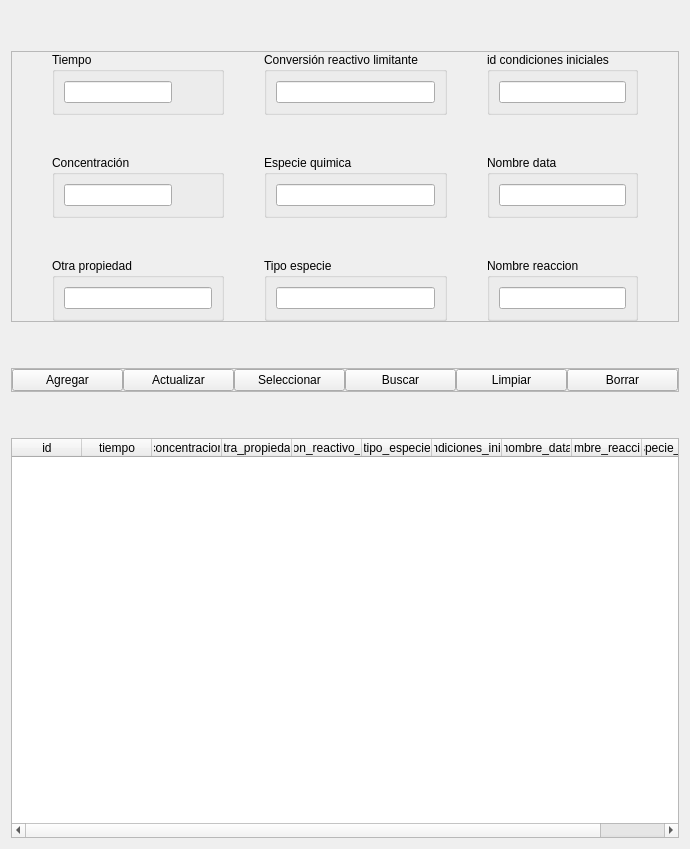
              <widget class="QWidget" name="dc_tab">
               <attribute name="title">
                <string>Datos Cinéticos</string>
               </attribute>
               <layout class="QVBoxLayout" name="verticalLayout_25">
                <item>
                 <spacer name="verticalSpacer_33">
                  <property name="orientation">
                   <enum>Qt::Vertical</enum>
                  </property>
                  <property name="sizeHint" stdset="0">
                   <size>
                    <width>20</width>
                    <height>40</height>
                   </size>
                  </property>
                 </spacer>
                </item>
                <item>
                 <widget class="QFrame" name="datos_frame">
                  <property name="frameShape">
                   <enum>QFrame::StyledPanel</enum>
                  </property>
                  <property name="frameShadow">
                   <enum>QFrame::Raised</enum>
                  </property>
                  <layout class="QHBoxLayout" name="horizontalLayout_48">
                   <property name="spacing">
                    <number>0</number>
                   </property>
                   <property name="leftMargin">
                    <number>0</number>
                   </property>
                   <property name="topMargin">
                    <number>0</number>
                   </property>
                   <property name="rightMargin">
                    <number>0</number>
                   </property>
                   <property name="bottomMargin">
                    <number>0</number>
                   </property>
                   <item>
                    <layout class="QHBoxLayout" name="datos_drame">
                     <property name="spacing">
                      <number>0</number>
                     </property>
                     <item>
                      <spacer name="horizontalSpacer_51">
                       <property name="orientation">
                        <enum>Qt::Horizontal</enum>
                       </property>
                       <property name="sizeHint" stdset="0">
                        <size>
                         <width>40</width>
                         <height>20</height>
                        </size>
                       </property>
                      </spacer>
                     </item>
                     <item>
                      <layout class="QVBoxLayout" name="verticalLayout_20">
                       <property name="spacing">
                        <number>0</number>
                       </property>
                       <item>
                        <layout class="QHBoxLayout" name="horizontalLayout_43">
                         <property name="spacing">
                          <number>0</number>
                         </property>
                        </layout>
                       </item>
                      </layout>
                     </item>
                     <item>
                      <layout class="QHBoxLayout" name="horizontalLayout_37">
                       <item>
                        <layout class="QVBoxLayout" name="verticalLayout_18">
                         <item>
                          <widget class="QGroupBox" name="groupBox_53">
                           <property name="title">
                            <string>Tiempo</string>
                           </property>
                           <layout class="QHBoxLayout" name="horizontalLayout_38">
                            <item>
                             <widget class="QLineEdit" name="tiempo_dc_edit"/>
                            </item>
                            <item>
                             <spacer name="horizontalSpacer_28">
                              <property name="orientation">
                               <enum>Qt::Horizontal</enum>
                              </property>
                              <property name="sizeHint" stdset="0">
                               <size>
                                <width>40</width>
                                <height>20</height>
                               </size>
                              </property>
                             </spacer>
                            </item>
                           </layout>
                          </widget>
                         </item>
                         <item>
                          <spacer name="verticalSpacer_18">
                           <property name="orientation">
                            <enum>Qt::Vertical</enum>
                           </property>
                           <property name="sizeHint" stdset="0">
                            <size>
                             <width>20</width>
                             <height>40</height>
                            </size>
                           </property>
                          </spacer>
                         </item>
                         <item>
                          <widget class="QGroupBox" name="groupBox_54">
                           <property name="title">
                            <string>Concentración</string>
                           </property>
                           <layout class="QHBoxLayout" name="horizontalLayout_39">
                            <item>
                             <widget class="QLineEdit" name="concentracion_dc_edit"/>
                            </item>
                            <item>
                             <spacer name="horizontalSpacer_29">
                              <property name="orientation">
                               <enum>Qt::Horizontal</enum>
                              </property>
                              <property name="sizeHint" stdset="0">
                               <size>
                                <width>40</width>
                                <height>20</height>
                               </size>
                              </property>
                             </spacer>
                            </item>
                           </layout>
                          </widget>
                         </item>
                         <item>
                          <spacer name="verticalSpacer_19">
                           <property name="orientation">
                            <enum>Qt::Vertical</enum>
                           </property>
                           <property name="sizeHint" stdset="0">
                            <size>
                             <width>20</width>
                             <height>40</height>
                            </size>
                           </property>
                          </spacer>
                         </item>
                         <item>
                          <widget class="QGroupBox" name="groupBox_55">
                           <property name="title">
                            <string>Otra propiedad</string>
                           </property>
                           <layout class="QHBoxLayout" name="horizontalLayout_40">
                            <item>
                             <widget class="QLineEdit" name="otra_propiedad_dc_edit"/>
                            </item>
                           </layout>
                          </widget>
                         </item>
                        </layout>
                       </item>
                       <item>
                        <spacer name="horizontalSpacer_30">
                         <property name="orientation">
                          <enum>Qt::Horizontal</enum>
                         </property>
                         <property name="sizeHint" stdset="0">
                          <size>
                           <width>40</width>
                           <height>20</height>
                          </size>
                         </property>
                        </spacer>
                       </item>
                       <item>
                        <layout class="QVBoxLayout" name="verticalLayout_19">
                         <item>
                          <widget class="QGroupBox" name="groupBox_56">
                           <property name="title">
                            <string>Conversión reactivo limitante</string>
                           </property>
                           <layout class="QHBoxLayout" name="horizontalLayout_41">
                            <item>
                             <widget class="QLineEdit" name="conversion_reactivo_limitante_dc_edit"/>
                            </item>
                           </layout>
                          </widget>
                         </item>
                         <item>
                          <spacer name="verticalSpacer_22">
                           <property name="orientation">
                            <enum>Qt::Vertical</enum>
                           </property>
                           <property name="sizeHint" stdset="0">
                            <size>
                             <width>20</width>
                             <height>40</height>
                            </size>
                           </property>
                          </spacer>
                         </item>
                         <item>
                          <widget class="QGroupBox" name="groupBox_57">
                           <property name="title">
                            <string>Especie quimica</string>
                           </property>
                           <layout class="QHBoxLayout" name="horizontalLayout_42">
                            <item>
                             <widget class="QLineEdit" name="especie_quimica_dc_edit"/>
                            </item>
                           </layout>
                          </widget>
                         </item>
                         <item>
                          <spacer name="verticalSpacer_23">
                           <property name="orientation">
                            <enum>Qt::Vertical</enum>
                           </property>
                           <property name="sizeHint" stdset="0">
                            <size>
                             <width>20</width>
                             <height>40</height>
                            </size>
                           </property>
                          </spacer>
                         </item>
                         <item>
                          <widget class="QGroupBox" name="groupBox_58">
                           <property name="title">
                            <string>Tipo especie</string>
                           </property>
                           <layout class="QHBoxLayout" name="horizontalLayout_44">
                            <item>
                             <widget class="QLineEdit" name="tipo_especie_dc_edit"/>
                            </item>
                           </layout>
                          </widget>
                         </item>
                        </layout>
                       </item>
                       <item>
                        <spacer name="horizontalSpacer_31">
                         <property name="orientation">
                          <enum>Qt::Horizontal</enum>
                         </property>
                         <property name="sizeHint" stdset="0">
                          <size>
                           <width>40</width>
                           <height>20</height>
                          </size>
                         </property>
                        </spacer>
                       </item>
                       <item>
                        <layout class="QVBoxLayout" name="verticalLayout_69">
                         <item>
                          <widget class="QGroupBox" name="groupBox_59">
                           <property name="title">
                            <string>id condiciones iniciales</string>
                           </property>
                           <layout class="QHBoxLayout" name="horizontalLayout_45">
                            <item>
                             <widget class="QLineEdit" name="id_condiciones_iniciales_dc_edit"/>
                            </item>
                           </layout>
                          </widget>
                         </item>
                         <item>
                          <spacer name="verticalSpacer_24">
                           <property name="orientation">
                            <enum>Qt::Vertical</enum>
                           </property>
                           <property name="sizeHint" stdset="0">
                            <size>
                             <width>20</width>
                             <height>40</height>
                            </size>
                           </property>
                          </spacer>
                         </item>
                         <item>
                          <widget class="QGroupBox" name="groupBox_60">
                           <property name="title">
                            <string>Nombre data</string>
                           </property>
                           <layout class="QHBoxLayout" name="horizontalLayout_79">
                            <item>
                             <widget class="QLineEdit" name="nombre_data_dc_edit"/>
                            </item>
                           </layout>
                          </widget>
                         </item>
                         <item>
                          <spacer name="verticalSpacer_25">
                           <property name="orientation">
                            <enum>Qt::Vertical</enum>
                           </property>
                           <property name="sizeHint" stdset="0">
                            <size>
                             <width>20</width>
                             <height>40</height>
                            </size>
                           </property>
                          </spacer>
                         </item>
                         <item>
                          <widget class="QGroupBox" name="groupBox_61">
                           <property name="title">
                            <string>Nombre reaccion</string>
                           </property>
                           <layout class="QHBoxLayout" name="horizontalLayout_80">
                            <item>
                             <widget class="QLineEdit" name="nombre_reaccion_dc_edit"/>
                            </item>
                           </layout>
                          </widget>
                         </item>
                        </layout>
                       </item>
                      </layout>
                     </item>
                     <item>
                      <spacer name="horizontalSpacer_10">
                       <property name="orientation">
                        <enum>Qt::Horizontal</enum>
                       </property>
                       <property name="sizeHint" stdset="0">
                        <size>
                         <width>40</width>
                         <height>20</height>
                        </size>
                       </property>
                      </spacer>
                     </item>
                    </layout>
                   </item>
                  </layout>
                 </widget>
                </item>
                <item>
                 <spacer name="verticalSpacer_32">
                  <property name="orientation">
                   <enum>Qt::Vertical</enum>
                  </property>
                  <property name="sizeHint" stdset="0">
                   <size>
                    <width>20</width>
                    <height>40</height>
                   </size>
                  </property>
                 </spacer>
                </item>
                <item>
                 <widget class="QFrame" name="funciones_frame_dc">
                  <property name="frameShape">
                   <enum>QFrame::StyledPanel</enum>
                  </property>
                  <property name="frameShadow">
                   <enum>QFrame::Raised</enum>
                  </property>
                  <layout class="QHBoxLayout" name="horizontalLayout_46">
                   <property name="spacing">
                    <number>0</number>
                   </property>
                   <property name="leftMargin">
                    <number>0</number>
                   </property>
                   <property name="topMargin">
                    <number>0</number>
                   </property>
                   <property name="rightMargin">
                    <number>0</number>
                   </property>
                   <property name="bottomMargin">
                    <number>0</number>
                   </property>
                   <item>
                    <widget class="QPushButton" name="agregar_dc_btn">
                     <property name="text">
                      <string>Agregar</string>
                     </property>
                    </widget>
                   </item>
                   <item>
                    <widget class="QPushButton" name="actualizar_dc_btn">
                     <property name="text">
                      <string>Actualizar</string>
                     </property>
                    </widget>
                   </item>
                   <item>
                    <widget class="QPushButton" name="seleccionar_dc_btn">
                     <property name="text">
                      <string>Seleccionar</string>
                     </property>
                    </widget>
                   </item>
                   <item>
                    <widget class="QPushButton" name="buscar_dc_btn">
                     <property name="text">
                      <string>Buscar</string>
                     </property>
                    </widget>
                   </item>
                   <item>
                    <widget class="QPushButton" name="limpiar_dc_btn">
                     <property name="text">
                      <string>Limpiar</string>
                     </property>
                    </widget>
                   </item>
                   <item>
                    <widget class="QPushButton" name="borrar_dc_btn">
                     <property name="text">
                      <string>Borrar</string>
                     </property>
                    </widget>
                   </item>
                  </layout>
                 </widget>
                </item>
                <item>
                 <spacer name="verticalSpacer_31">
                  <property name="orientation">
                   <enum>Qt::Vertical</enum>
                  </property>
                  <property name="sizeHint" stdset="0">
                   <size>
                    <width>20</width>
                    <height>40</height>
                   </size>
                  </property>
                 </spacer>
                </item>
                <item>
                 <layout class="QVBoxLayout" name="verticalLayout_24">
                  <property name="spacing">
                   <number>0</number>
                  </property>
                  <item>
                   <widget class="QTableWidget" name="datos_cineticos_tabla">
                    <property name="minimumSize">
                     <size>
                      <width>0</width>
                      <height>400</height>
                     </size>
                    </property>
                    <property name="focusPolicy">
                     <enum>Qt::NoFocus</enum>
                    </property>
                    <property name="showGrid">
                     <bool>false</bool>
                    </property>
                    <attribute name="horizontalHeaderMinimumSectionSize">
                     <number>50</number>
                    </attribute>
                    <attribute name="horizontalHeaderDefaultSectionSize">
                     <number>70</number>
                    </attribute>
                    <attribute name="horizontalHeaderStretchLastSection">
                     <bool>true</bool>
                    </attribute>
                    <attribute name="verticalHeaderVisible">
                     <bool>false</bool>
                    </attribute>
                    <column>
                     <property name="text">
                      <string>id</string>
                     </property>
                    </column>
                    <column>
                     <property name="text">
                      <string>tiempo</string>
                     </property>
                    </column>
                    <column>
                     <property name="text">
                      <string>concentracion</string>
                     </property>
                    </column>
                    <column>
                     <property name="text">
                      <string>otra_propiedad</string>
                     </property>
                    </column>
                    <column>
                     <property name="text">
                      <string>conversion_reactivo_limitante</string>
                     </property>
                    </column>
                    <column>
                     <property name="text">
                      <string>tipo_especie</string>
                     </property>
                    </column>
                    <column>
                     <property name="text">
                      <string>id_condiciones_iniciales</string>
                     </property>
                    </column>
                    <column>
                     <property name="text">
                      <string>nombre_data</string>
                     </property>
                    </column>
                    <column>
                     <property name="text">
                      <string>nombre_reaccion</string>
                     </property>
                    </column>
                    <column>
                     <property name="text">
                      <string>especie_quimica</string>
                     </property>
                    </column>
                   </widget>
                  </item>
                 </layout>
                </item>
               </layout>
              </widget>
